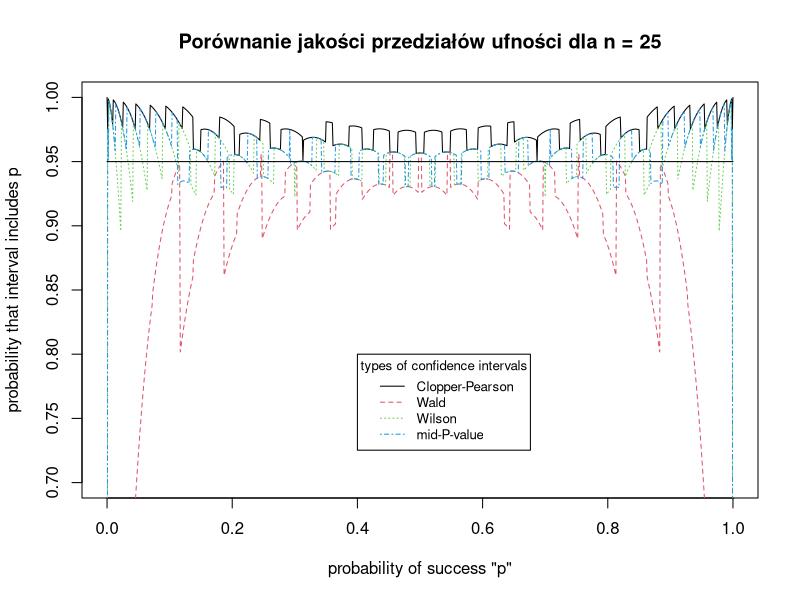

Reproduce this figure in R.
# Author: Łukasz Wilk

gir <- function( 
	n = 25, 
	jumpP = 0.001, 
	alpha = 0.05, 
	intervals = c("cp", "wald", "wilson", "midpv"), 
	style = c(1, 2, 3, 4), 
	color = c(1, 2, 3, 4)) {
	
	#function for plotnig computed solution
	rys <- function( input, style, color ) {
		
		intervals = input$intervals
		alpha = input$alpha
		x = input$x
		
		plot( c(0, 1), c(0.7, 1), type = "n", xlab = "probability of success \"p\"",
		ylab = "probability that interval includes p" )
		if ( sum( "cp" == intervals ) == 1 ) { #check if user want to draw this plot
			p = sum( ("cp" == intervals) * c(1:length(intervals)) ) #this is for having same order in result as in intervals
			lines( x, input$inputCP, type="l", lty=style[p], col=color[p])
		}
		if( sum( "wald" == intervals ) == 1 ) {
			p = sum( ("wald" == intervals) * c(1:length(intervals)) )
			lines( x, input$inputWald, type="l", lty=style[p], col=color[p])
		}
		if( sum( "wilson" == intervals ) == 1 ) {
			p=sum( ("wilson" == intervals) * c(1:length(intervals)) )
			lines( x, input$inputWilson, type="l", lty=style[p], col=color[p])
		}
		if( sum( "midpv" == intervals ) == 1 ) {
			p=sum( ("midpv" == intervals) * c(1:length(intervals)) )
			lines( x, input$inputMidPV, type="l", lty=style[p], col=color[p])
		}
		intervals[intervals=="cp"]="Clopper-Pearson"
		intervals[intervals=="wald"]="Wald"
		intervals[intervals=="wilson"]="Wilson"
		intervals[intervals=="midpv"]="mid-P-value"
		#here we draw line 1-alpha
		lines( c(0, 1), c(1-alpha, 1-alpha), type = "l", lwd = 1, col = 1 )
		legend(0.4, 0.8, intervals, cex = 0.8, lty = style, title = "types of confidence intervals", col = color)
		title(paste("Porównanie jakości przedziałów ufności dla n =",n))
	}


  #function for computing roustnes of intervals
	gen <- function( n, jumpP, alpha, intervals ) {

		left.end <- function(p, x, n, alpha) {
			pbeta(p, x, n-x+1) - alpha/2 - dbinom(x, n, p)/2
		}
		
		right.end <- function(p, x, n, alpha){
			1-pbeta(p, x+1, n-x) - alpha/2 - dbinom(x, n, p)/2
		}
		
		library(Hmisc)
		q = 1/jumpP
		inputCP = c(0:q)
		inputWald = c(0:q)
		inputWilson = c(0:q)
		inputMidPV = c(0:q)
		#  these are vectors with "accuracy"
		
		# here we are starting to count intervals 
		intervalCP = binconf( c(0:n), n, method="exact", alpha=alpha)
		intervalWald = binconf( c(0:n), n, method="asymptotic", alpha=alpha)
		intervalWilson = binconf( c(0:n), n, method="wilson", alpha=alpha)
		intervalMPV = 0
		for(k in 1:n) {
			intervalMPV = c(intervalMPV, uniroot(left.end, interval = c(0,k/n), x=k, n=n, alpha=alpha)$root )
		}
		
		for(k in 0:(n-1)) {
			intervalMPV = c(intervalMPV, uniroot(right.end, interval = c(k/n,1), x=k, n=n, alpha=alpha)$root )
		}
		intervalMPV = c(intervalMPV, 1)
		
		if( sum( "cp" == intervals ) > 0 ) {
			p = 0
			for(i in 0:(q/2)){
				p = jumpP * i
				# p - current "x-axis"
				# q - amount of p-steps
				densityB = dbinom(c(0:n), n, p)
				inputCP[q+1-i] = inputCP[i+1] = sum( (intervalCP[c((n+2):(2*n+2))]<=p) * (intervalCP[c((2*n+3):(3*n+3))]>=p) * densityB )
			}
		}
		if( sum( "wald" == intervals ) > 0 ) {
			p = 0
			for(i in 0:(q/2)){
				p = jumpP * i
				densityB = dbinom(c(0:n), n, p)
				inputWald[q+1-i] = inputWald[i+1] = sum( (intervalWald[c((n+2):(2*n+2))]<p) * (intervalWald[c((2*n+3):(3*n+3))]>p) * densityB )
			}
		}
		if( sum( "wilson" == intervals ) > 0 ) {
			p = 0
			for(i in 0:(q/2)){
				p = jumpP * i
				densityB = dbinom(c(0:n), n, p)
				inputWilson[q+1-i] = inputWilson[i+1] = sum( (intervalWilson[c((n+2):(2*n+2))]<p) * (intervalWilson[c((2*n+3):(3*n+3))]>p) * densityB )
			}
		}
		if( sum( "midpv" == intervals ) > 0 ) {
			p = 0
			for(i in 0:(q/2)){
				p = jumpP * i
				densityB = dbinom(c(0:n), n, p)
				inputMidPV[q+1-i] = inputMidPV[i+1] = sum( (intervalMPV[c(1:(n+1))]<p) * (intervalMPV[c((n+2):(2*n+2))]>p) * densityB )
			}
		}
			# assembling results
		result <- list(
			n=n, 
			jumpP=jumpP, 
			x = seq(0,1,length=q+1), 
			inputCP=inputCP, 
			inputWilson=inputWilson, 
			inputWald=inputWald, 
			inputMidPV=inputMidPV,
			alpha=alpha,
			intervals=intervals
		)

		return(result)
	}

	rys( gen( n, jumpP, alpha, intervals ), style, color)

#input (in function rys) - heve we input gen function output
#n - sample vector size
#jumpP - plot (and solution) resolution
#alpha - same as alpha elswhere (+ it draws line at 1-alpha)
#intervals - vector which methods to use "cp" "wald" "wilson" "midpv"
#style vektor lty(for plot)
#color vektor col(for plot)
}
gir()
